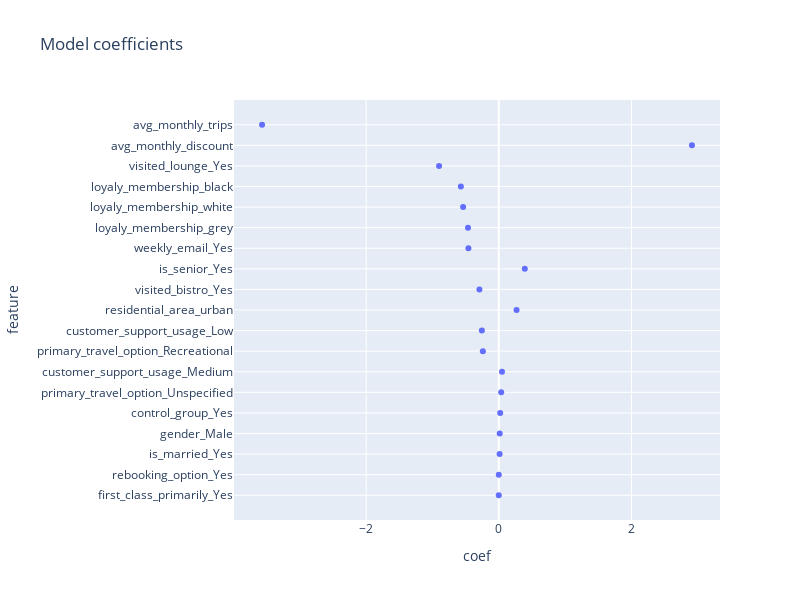

Notebook code cell kept with this figure:
### Code cell
# Have a look at the coefficients
coefs = clf_final.steps[-1][1].coef_
tmp = pd.DataFrame({'abs_coef': np.abs(coefs.ravel()), 'coef': (coefs.ravel()),'feature': xnames}).sort_values('abs_coef', ascending=True)
px.scatter(tmp, y='feature', x='coef', width=800, height=600, hover_data=['coef', 'abs_coef'], title="Model coefficients")

### Figure 1 — Plotly figure (JSON) as saved in the notebook; plotly's stock layout.template omitted (floating-point values rounded to 4 significant figures)
{"data": [{"customdata": [[0], [0], [0.01249], [0.01403], [0.0212], [0.03642], [0.04842], [0.2398], [0.255], [0.2685], [0.2919], [0.3922], [0.4576], [0.4641], [0.5376], [0.5715], [0.9], [2.912], [3.569]], "hovertemplate": "coef=%{x}<br>feature=%{y}<br>abs_coef=%{customdata[0]}<extra></extra>", "legendgroup": "", "marker": {"color": "#636efa", "symbol": "circle"}, "mode": "markers", "name": "", "orientation": "h", "showlegend": false, "type": "scatter", "x": [0, 0, 0.01249, 0.01403, 0.0212, 0.03642, 0.04842, -0.2398, -0.255, 0.2685, -0.2919, 0.3922, -0.4576, -0.4641, -0.5376, -0.5715, -0.9, 2.912, -3.569], "xaxis": "x", "y": ["first_class_primarily_Yes", "rebooking_option_Yes", "is_married_Yes", "gender_Male", "control_group_Yes", "primary_travel_option_Unspecified", "customer_support_usage_Medium", "primary_travel_option_Recreational", "customer_support_usage_Low", "residential_area_urban", "visited_bistro_Yes", "is_senior_Yes", "weekly_email_Yes", "loyaly_membership_grey", "loyaly_membership_white", "loyaly_membership_black", "visited_lounge_Yes", "avg_monthly_discount", "avg_monthly_trips"], "yaxis": "y"}], "layout": {"height": 600, "legend": {"tracegroupgap": 0}, "title": {"text": "Model coefficients"}, "width": 800, "xaxis": {"anchor": "y", "domain": [0, 1], "title": {"text": "coef"}}, "yaxis": {"anchor": "x", "domain": [0, 1], "title": {"text": "feature"}}}}
